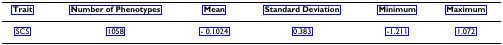
#> input picture vis/PMC2753619_002_00.png, 503 x 45 px
$ python -i lsp.py   (imports and definitions only)
#> lines starting #> are read from the running program, lines starting #| are printed output that depends on the picture
#> further down, picture is the input picture: PIL image 503x45 RGB; mean R, G, B 217.1, 217.1, 228.9
# coding: utf-8
# Licensed to the Apache Software Foundation (ASF) under one
# or more contributor license agreements.  See the NOTICE file
# distributed with this work for additional information
# regarding copyright ownership.  The ASF licenses this file
# to you under the Apache License, Version 2.0 (the
# "License"); you may not use this file except in compliance
# with the License.  You may obtain a copy of the License at
#
#   http://www.apache.org/licenses/LICENSE-2.0
#
# Unless required by applicable law or agreed to in writing,
# software distributed under the License is distributed on an
# "AS IS" BASIS, WITHOUT WARRANTIES OR CONDITIONS OF ANY
# KIND, either express or implied.  See the License for the
# specific language governing permissions and limitations
# under the License.
"""
The previous version of this file is coded by my colleague Chuhao Chen.
"""
import numpy as np
from PIL import Image


THRESHOLD = 145  # for white background
TABLE = [1]*THRESHOLD + [0]*(256-THRESHOLD)


def line_split(image, table=TABLE, split_threshold=0, blank=True):
    """
    :param image: PIL.Image类型的原图或numpy.ndarray
    :param table: 二值化的分布值，默认值即可
    :param split_threshold: int, 分割阈值
    :param blank: bool,是否留白.True会保留上下方的空白部分
    :return: list,元素为按行切分出的子图与位置信息的list
    """
#> called with split_threshold = 0, blank = True
    if not isinstance(image, Image.Image):
        if isinstance(image, np.ndarray):
            image = Image.fromarray(image)
        else:
            raise TypeError

    image_ = image.convert('L')
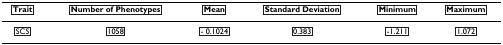
#> image_: PIL image 503x45 L; min 0, max 255, mean 218.4
    bn = image_.point(table, '1')
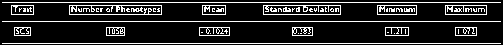
#> bn: PIL image 503x45 1; 15.3% white in thin lines or dots
    bn_mat = np.array(bn)
    h, pic_len = bn_mat.shape
#> h = 45; pic_len = 503
    project = np.sum(bn_mat, 1)
#> project = 45 values, max 499 at index 2, min 0 at index 0, mean 77.2
    pos = np.where(project <= split_threshold)[0]
#> pos = 23 values from 0 to 44
    if len(pos) == 0 or pos[0] != 0:
        pos = np.insert(pos, 0, 0)
    if pos[-1] != len(project):
        pos = np.append(pos, len(project))
#> pos = 24 values from 0 to 45
    diff = np.diff(pos)
#> diff = 23 values, max 11 at index 3, min 1 at index 0, mean 1.96

    if len(diff) == 0:
        return [[np.array(image), (0, 0, pic_len, h)]]

    width = np.max(diff)
#> width = 11
    coordinate = list(zip(pos[:-1], pos[1:]))
#> coordinate = [(0, 1), (1, 3), (3, 4), (4, 15), (15, 16), (16, 17), (17, 18), (18, 19), (19, 20), (20, 22), (22, 23), (23, 24), (24, 25), (25, 26), (26, 36), (36, 37), (37, 38), (38, 39), (39, 40), (40, 41), (41, 42), (42, 44), (44, 45)]
    info = list(zip(diff, coordinate))
#> info = 23 items
    info = list(filter(lambda x: x[0] > 10, info))
#> info = [(11, (4, 15))]

    split_pos = []
    temp = []
    for pos_info in info:
        if width-2 <= pos_info[0] <= width:
            if temp:
                split_pos.append(temp.pop(0))
            split_pos.append(pos_info)

        elif pos_info[0] < width-2:
            temp.append(pos_info)
            if len(temp) > 1:
                s, e = temp[0][1][0], temp[1][1][1]
                if e - s <= width + 2:
                    temp = [(e - s, (s, e))]
                else:
                    split_pos.append(temp.pop(0))
#> this loop made 1 pass
#> pos_info on pass 1: (11, (4, 15))
#> after the loop, split_pos = [(11, (4, 15))]; temp = []

    if temp:
        split_pos.append(temp[0])

    # crop images with split_pos
    line_res = []
    if blank:
        if len(split_pos) == 1:
            pos_info = split_pos[0][1]
#> pos_info = (4, 15)
            ymin, ymax = max(0, pos_info[0]-2), min(h, pos_info[1]+2)
#> ymin = 2; ymax = 17
            return [[np.array(image.crop((0, ymin, pic_len, ymax))), (0, ymin, pic_len, ymax)]]

        length = len(split_pos)
        for i in range(length):
            if i == 0:
                next_info = split_pos[i+1]
                margin = min(next_info[1][0] - split_pos[i][1][1], 2)
                ymin, ymax = max(
                    0, split_pos[i][1][0] - margin), split_pos[i][1][1] + margin
                x1, y1, x2, y2 = 0, ymin, pic_len, ymax
                sub = image.crop((x1, y1, x2, y2))
            elif i == length-1:
                pre_info = split_pos[i - 1]
                margin = min(split_pos[i][1][0] - pre_info[1][1], 2)
                ymin, ymax = split_pos[i][1][0] - \
                    margin, min(h, split_pos[i][1][1] + margin)
                x1, y1, x2, y2 = 0, ymin, pic_len, ymax
                sub = image.crop((x1, y1, x2, y2))
            else:
                next_info = split_pos[i + 1]
                pre_info = split_pos[i - 1]
                margin = min(split_pos[i][1][0] - pre_info[1]
                             [1], next_info[1][0] - split_pos[i][1][0], 2)
                ymin, ymax = split_pos[i][1][0] - \
                    margin, split_pos[i][1][1] + margin
                x1, y1, x2, y2 = 0, ymin, pic_len, ymax
                sub = image.crop((x1, y1, x2, y2))

            line_res.append([np.array(sub), (x1, y1, x2, y2)])
    else:
        for pos_info in split_pos:
            x1, y1, x2, y2 = 0, pos_info[1][0], pic_len, pos_info[1][1]
            sub = image.crop((x1, y1, x2, y2))
            line_res.append([np.array(sub), (x1, y1, x2, y2)])

    return line_res

>>> from PIL import Image
>>> picture = Image.open('vis/PMC2753619_002_00.png')
>>> result = line_split(picture)
#> result = 1 item

$ run again, on vis/PMC2838834_005_00.png
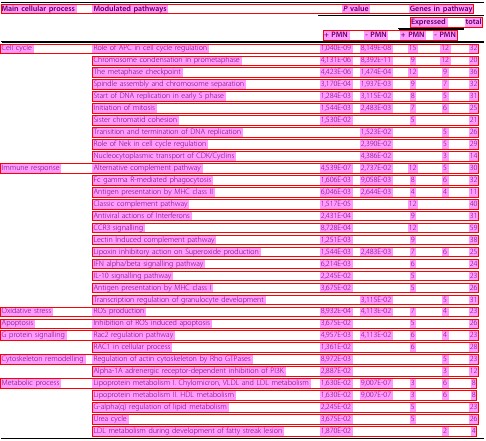
#> input picture vis/PMC2838834_005_00.png, 486 x 441 px
#> picture is the input picture: PIL image 486x441 RGB; mean R, G, B 247.7, 185.4, 213.4
#> in line_split, `bn = image_.point(table, '1')`:
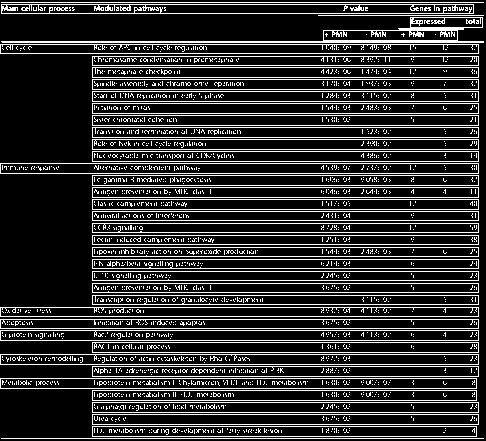
#> bn: PIL image 486x441 1; 18.9% white in thin lines or dots
#> project = 441 values, max 483 at index 2, min 0 at index 0, mean 91.8
#> in line_split, `pos = np.where(project <= split_threshold)[0]`: pos = 51 values from 0 to 440
#> in line_split, `pos = np.append(pos, len(project))`: pos = 52 values from 0 to 441
#> diff = 51 values, max 27 at index 4, min 1 at index 0, mean 8.65
#> width = 27
#> coordinate = 51 pairs, first value 0 to 440, second value 1 to 441
#> in line_split, `info = list(zip(diff, coordinate))`: info = 51 items
#> in line_split, `info = list(filter(lambda x: x[0] > 10, info))`: info = 35 items
#> the loop in line_split, `for pos_info in info:` made 35 passes
#> (pos_info, s, e) on passes 4, 6, 8, 10, 12, 14, 16, 18: ((11, (55, 66)), 43, 66), ((12, (78, 90)), 66, 90), ((12, (102, 114)), 90, 114), ((12, (126, 138)), 114, 138), ((12, (150, 162)), 138, 162), ((12, (174, 186)), 162, 186), ((12, (198, 210)), 186, 210), ((11, (222, 233)), 210, 233)
#> after the loop in line_split, `for pos_info in info:`: e = 437; s = 401; split_pos = 18 items; temp = [(12, (425, 437))]
#> length = 19
#> the loop in line_split, `for i in range(length):` made 19 passes
#> (next_info, pre_info, margin, ymin, ymax, y1, y2) on passes 2 to 8: ((23, (43, 66)), (11, (3, 14)), 2, 14, 45, 14, 45), ((24, (66, 90)), (27, (16, 43)), 0, 43, 66, 43, 66), ((24, (90, 114)), (23, (43, 66)), 0, 66, 90, 66, 90), ((24, (114, 138)), (24, (66, 90)), 0, 90, 114, 90, 114), ((24, (138, 162)), (24, (90, 114)), 0, 114, 138, 114, 138), ((24, (162, 186)), (24, (114, 138)), 0, 138, 162, 138, 162), ((24, (186, 210)), (24, (138, 162)), 0, 162, 186, 162, 186)
#> pass 3, in line_split, `sub = image.crop((x1, y1, x2, y2))`:
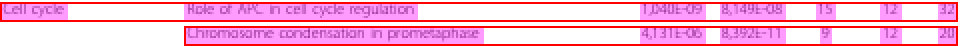
#> sub: PIL image 486x23 RGB (shown 2 times larger); mean R, G, B 249.5, 174.4, 209.3
#> after the loop in line_split, `for i in range(length):`: line_res = 19 items

$ run again, on vis/PMC3826085_003_00.png
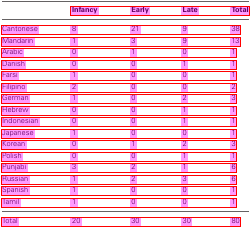
#> input picture vis/PMC3826085_003_00.png, 251 x 227 px
#> picture is the input picture: PIL image 251x227 RGB; mean R, G, B 250.2, 196.7, 211.3
#> in line_split, `image_ = image.convert('L')`:
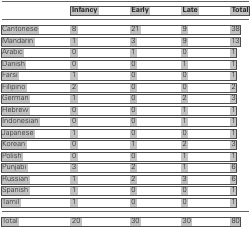
#> image_: PIL image 251x227 L; min 41, max 255, mean 214.3
#> in line_split, `bn = image_.point(table, '1')`:
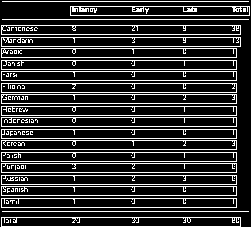
#> bn: PIL image 251x227 1; 19.4% white in thin lines or dots
#> project = 227 values, max 247 at index 1, min 0 at index 0, mean 48.75
#> in line_split, `pos = np.where(project <= split_threshold)[0]`: pos = 44 values from 0 to 216
#> in line_split, `pos = np.append(pos, len(project))`: pos = 45 values from 0 to 227
#> diff = 44 values, max 11 at index 4, min 1 at index 1, mean 5.16
#> width = 11
#> coordinate = 44 pairs, first value 0 to 216, second value 2 to 227
#> in line_split, `info = list(zip(diff, coordinate))`: info = 44 items
#> in line_split, `info = list(filter(lambda x: x[0] > 10, info))`: info = 18 items
#> the loop in line_split, `for pos_info in info:` made 18 passes
#> pos_info on passes 1 to 8: (11, (5, 16)), (11, (24, 35)), (11, (36, 47)), (11, (47, 58)), (11, (59, 70)), (11, (70, 81)), (11, (82, 93)), (11, (93, 104))
#> after the loop in line_split, `for pos_info in info:`: temp = []
#> length = 18
#> the loop in line_split, `for i in range(length):` made 18 passes
#> (next_info, pre_info, margin, ymin, ymax, y1, y2) on passes 2 to 8: ((11, (36, 47)), (11, (5, 16)), 2, 22, 37, 22, 37), ((11, (47, 58)), (11, (24, 35)), 1, 35, 48, 35, 48), ((11, (59, 70)), (11, (36, 47)), 0, 47, 58, 47, 58), ((11, (70, 81)), (11, (47, 58)), 1, 58, 71, 58, 71), ((11, (82, 93)), (11, (59, 70)), 0, 70, 81, 70, 81), ((11, (93, 104)), (11, (70, 81)), 1, 81, 94, 81, 94), ((11, (105, 116)), (11, (82, 93)), 0, 93, 104, 93, 104)
#> after the loop in line_split, `for i in range(length):`: line_res = 18 items

$ run again, on vis/PMC4003957_018_00.png
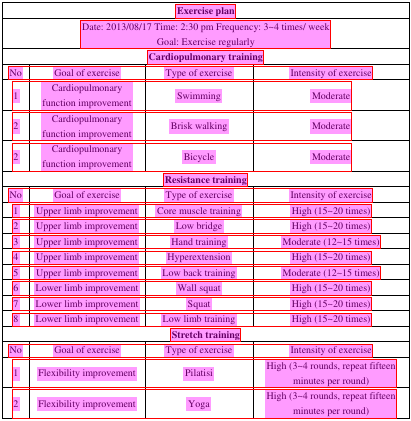
#> input picture vis/PMC4003957_018_00.png, 411 x 421 px
#> picture is the input picture: PIL image 411x421 RGB; mean R, G, B 241.3, 182.6, 221.5
#> in line_split, `image_ = image.convert('L')`:
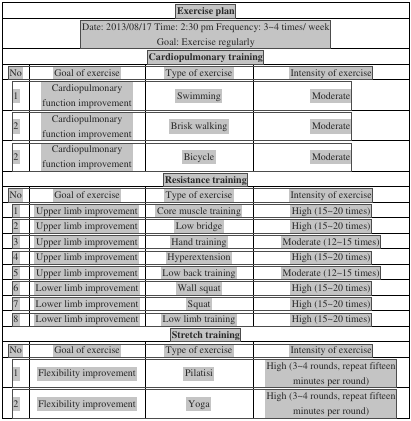
#> image_: PIL image 411x421 L; min 0, max 255, mean 204.4
#> in line_split, `bn = image_.point(table, '1')`:
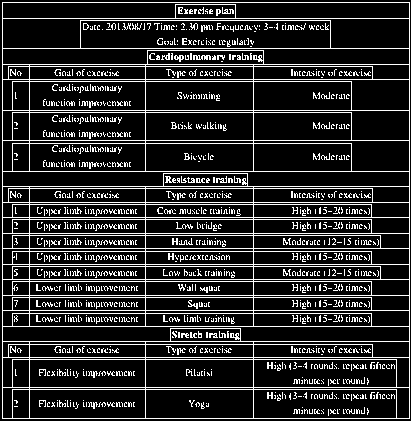
#> bn: PIL image 411x421 1; 16.7% white in thin lines or dots
#> project = 421 values, max 408 at index 2, min 0 at index 0, mean 68.53
#> in line_split, `pos = np.where(project <= split_threshold)[0]`: pos = [0, 1, 419, 420]
#> in line_split, `pos = np.append(pos, len(project))`: pos = [0, 1, 419, 420, 421]
#> diff = [1, 418, 1, 1]
#> width = 418
#> coordinate = [(0, 1), (1, 419), (419, 420), (420, 421)]
#> in line_split, `info = list(zip(diff, coordinate))`: info = [(1, (0, 1)), (418, (1, 419)), (1, (419, 420)), (1, (420, 421))]
#> in line_split, `info = list(filter(lambda x: x[0] > 10, info))`: info = [(418, (1, 419))]
#> the loop in line_split, `for pos_info in info:` made 1 pass
#> pos_info on pass 1: (418, (1, 419))
#> after the loop in line_split, `for pos_info in info:`: temp = []
#> in line_split, `pos_info = split_pos[0][1]`: pos_info = (1, 419)
#> ymin = 0; ymax = 421
#> result = 1 item
